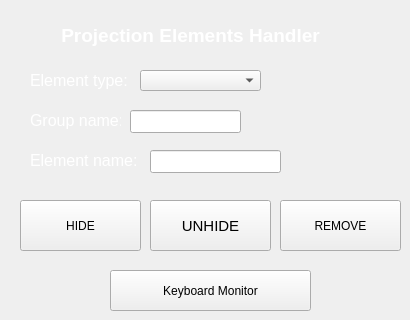
      <widget class="QWidget" name="tab_6">
       <attribute name="title">
        <string>Manager</string>
       </attribute>
       <widget class="QLabel" name="label_42">
        <property name="geometry">
         <rect>
          <x>50</x>
          <y>20</y>
          <width>281</width>
          <height>31</height>
         </rect>
        </property>
        <property name="font">
         <font>
          <pointsize>14</pointsize>
          <weight>75</weight>
          <bold>true</bold>
         </font>
        </property>
        <property name="styleSheet">
         <string notr="true">color: rgb(255, 255, 255);</string>
        </property>
        <property name="text">
         <string>Projection Elements Handler</string>
        </property>
        <property name="alignment">
         <set>Qt::AlignCenter</set>
        </property>
       </widget>
       <widget class="QPushButton" name="pe_remove_button">
        <property name="geometry">
         <rect>
          <x>280</x>
          <y>200</y>
          <width>121</width>
          <height>51</height>
         </rect>
        </property>
        <property name="cursor">
         <cursorShape>PointingHandCursor</cursorShape>
        </property>
        <property name="styleSheet">
         <string notr="true">border-style: native;
background-color: native;
-qt-style-features: background-color;</string>
        </property>
        <property name="text">
         <string>REMOVE</string>
        </property>
       </widget>
       <widget class="QPushButton" name="pe_hide_button">
        <property name="geometry">
         <rect>
          <x>20</x>
          <y>200</y>
          <width>121</width>
          <height>51</height>
         </rect>
        </property>
        <property name="cursor">
         <cursorShape>PointingHandCursor</cursorShape>
        </property>
        <property name="styleSheet">
         <string notr="true">border-style: native;
background-color: native;
-qt-style-features: background-color;</string>
        </property>
        <property name="text">
         <string>HIDE</string>
        </property>
       </widget>
       <widget class="QPushButton" name="pe_unhide_button">
        <property name="geometry">
         <rect>
          <x>150</x>
          <y>200</y>
          <width>121</width>
          <height>51</height>
         </rect>
        </property>
        <property name="font">
         <font>
          <pointsize>11</pointsize>
         </font>
        </property>
        <property name="cursor">
         <cursorShape>PointingHandCursor</cursorShape>
        </property>
        <property name="styleSheet">
         <string notr="true">border-style: native;
background-color: native;
-qt-style-features: background-color;</string>
        </property>
        <property name="text">
         <string>UNHIDE</string>
        </property>
       </widget>
       <widget class="QComboBox" name="pe_menu_2">
        <property name="geometry">
         <rect>
          <x>140</x>
          <y>70</y>
          <width>121</width>
          <height>21</height>
         </rect>
        </property>
        <property name="styleSheet">
         <string notr="true">border: native;
background-color: native;
-qt-style-features: background-color background-gradient;  
-qt-background-role: base;</string>
        </property>
        <property name="editable">
         <bool>false</bool>
        </property>
        <property name="currentIndex">
         <number>5</number>
        </property>
        <item>
         <property name="text">
          <string>polyline</string>
         </property>
        </item>
        <item>
         <property name="text">
          <string>circle</string>
         </property>
        </item>
        <item>
         <property name="text">
          <string>arc</string>
         </property>
        </item>
        <item>
         <property name="text">
          <string>oval</string>
         </property>
        </item>
        <item>
         <property name="text">
          <string>text</string>
         </property>
        </item>
        <item>
         <property name="text">
          <string/>
         </property>
        </item>
       </widget>
       <widget class="QLabel" name="label_44">
        <property name="geometry">
         <rect>
          <x>30</x>
          <y>70</y>
          <width>111</width>
          <height>21</height>
         </rect>
        </property>
        <property name="font">
         <font>
          <pointsize>12</pointsize>
         </font>
        </property>
        <property name="styleSheet">
         <string notr="true">color: rgb(255, 255, 255);</string>
        </property>
        <property name="text">
         <string>Element type:</string>
        </property>
        <property name="alignment">
         <set>Qt::AlignLeading|Qt::AlignLeft|Qt::AlignVCenter</set>
        </property>
       </widget>
       <widget class="QLabel" name="label_45">
        <property name="geometry">
         <rect>
          <x>30</x>
          <y>150</y>
          <width>111</width>
          <height>21</height>
         </rect>
        </property>
        <property name="font">
         <font>
          <pointsize>12</pointsize>
         </font>
        </property>
        <property name="styleSheet">
         <string notr="true">color: rgb(255, 255, 255);</string>
        </property>
        <property name="text">
         <string>Element name:</string>
        </property>
        <property name="alignment">
         <set>Qt::AlignLeading|Qt::AlignLeft|Qt::AlignVCenter</set>
        </property>
       </widget>
       <widget class="QLineEdit" name="pe_group_2">
        <property name="geometry">
         <rect>
          <x>130</x>
          <y>110</y>
          <width>111</width>
          <height>23</height>
         </rect>
        </property>
        <property name="font">
         <font>
          <pointsize>11</pointsize>
         </font>
        </property>
        <property name="styleSheet">
         <string notr="true">color: rgb(255, 255, 255);</string>
        </property>
        <property name="text">
         <string>group_1</string>
        </property>
        <property name="alignment">
         <set>Qt::AlignLeading|Qt::AlignLeft|Qt::AlignVCenter</set>
        </property>
        <property name="placeholderText">
         <string>my_group</string>
        </property>
       </widget>
       <widget class="QLabel" name="label_46">
        <property name="geometry">
         <rect>
          <x>30</x>
          <y>110</y>
          <width>91</width>
          <height>21</height>
         </rect>
        </property>
        <property name="font">
         <font>
          <pointsize>12</pointsize>
         </font>
        </property>
        <property name="styleSheet">
         <string notr="true">color: rgb(255, 255, 255);</string>
        </property>
        <property name="text">
         <string>Group name:</string>
        </property>
        <property name="alignment">
         <set>Qt::AlignLeading|Qt::AlignLeft|Qt::AlignVCenter</set>
        </property>
       </widget>
       <widget class="QLineEdit" name="pe_id_2">
        <property name="geometry">
         <rect>
          <x>150</x>
          <y>150</y>
          <width>131</width>
          <height>23</height>
         </rect>
        </property>
        <property name="styleSheet">
         <string notr="true">color: rgb(255, 255, 255);</string>
        </property>
        <property name="text">
         <string>figure_a</string>
        </property>
        <property name="alignment">
         <set>Qt::AlignLeading|Qt::AlignLeft|Qt::AlignVCenter</set>
        </property>
        <property name="placeholderText">
         <string>figure_example</string>
        </property>
       </widget>
       <widget class="QPushButton" name="pe_monitor_button">
        <property name="geometry">
         <rect>
          <x>110</x>
          <y>270</y>
          <width>201</width>
          <height>41</height>
         </rect>
        </property>
        <property name="cursor">
         <cursorShape>PointingHandCursor</cursorShape>
        </property>
        <property name="styleSheet">
         <string notr="true">border-style: native;
background-color: native;
-qt-style-features: background-color;</string>
        </property>
        <property name="text">
         <string>Keyboard Monitor</string>
        </property>
       </widget>
      </widget>
